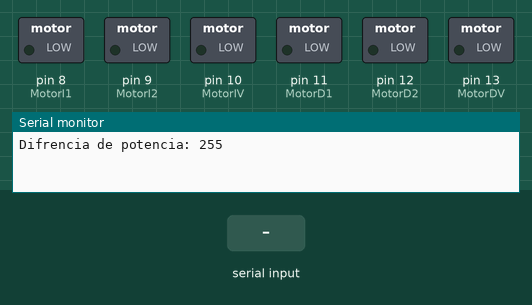
Recording of a sketch running on a simulated Arduino Uno, built with avr-gcc and run on an emulated ATmega328P. On the bench: switched loads named in the sketch (green lamp = pin HIGH), the last lines printed to the serial monitor. The test bench sets the inputs (shaded band).

Above: at 1.2 s.
1.3 s: "90,45\n" received over Serial
At 2.8 s:
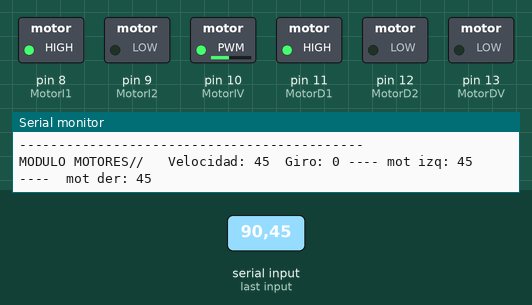
3.6 s: "30,150\n" received over Serial
At 5.1 s:
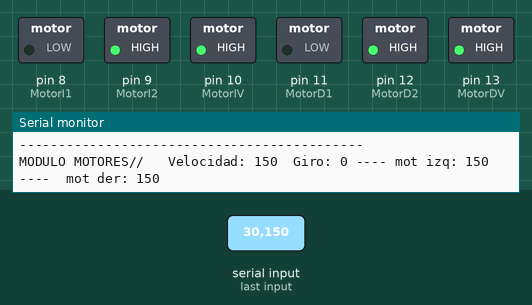
5.8 s: "5\n" received over Serial
At 6.7 s:
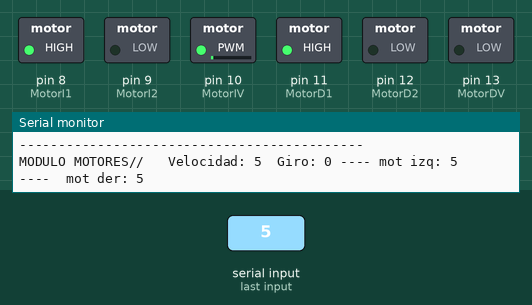
7.4 s: "200\n" received over Serial
At 8.7 s:
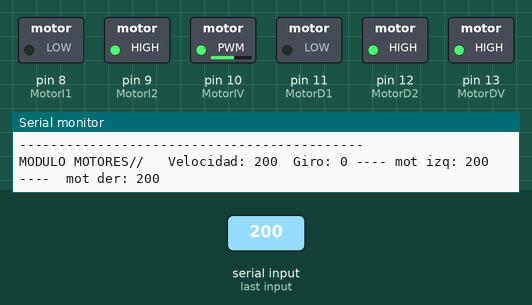
9.0 s: "90\n" received over Serial
At 10.4 s:
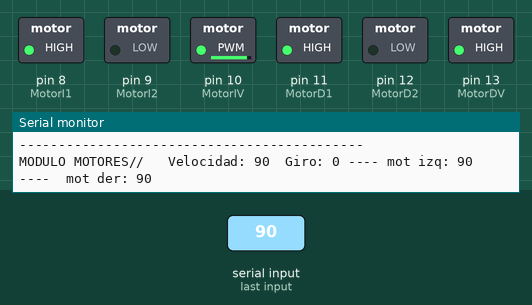
Timing chart, 0 to 11.6 s (numbered marks = the images above; inputs shaded):
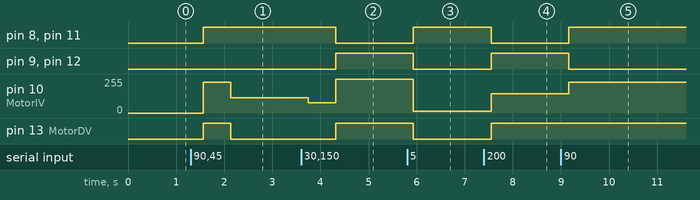

The sketch:

Prueva_vel_motor.ino
```cpp
//Librerias
#include "Wire.h"

//------------------------------------------------------
//      CONFIGURACIONES
//------------------------------------------------------

// Configuracion del recorrido util de potencia del motor
int Pmin = 0; //potencia minima para mover el motor
int Pmax = 255; //Potencia maxima de salida
int Ptotal = Pmax - Pmin; //Difrencia entre min y max (Calculos internos)


//------------------------------------------------------
//      OTRAS VARIABLES
//------------------------------------------------------

//inicializacion de variables para funcion Motores()
int VelocidadAnterior = 0;
int GiroAnterior = 0;

int data = 0;
int vel = 0;

//------------------------------------------------------
//      SALIDAS DIGITALES
//------------------------------------------------------

// Definimos los pines de los motores
#define MotorI1 8   //Motor Izquierdo Adelante
#define MotorI2 9   //Motor Izquierdo Atras
#define MotorIV 10  //Potencia motor
#define MotorD1 11  //Motor Derecho Adelante
#define MotorD2 12  //Motor Derecho atras
#define MotorDV 13  //Potencia motor

/*
Modulo de control de los motores:
Este controla la velocidad de los motores a izquierda y derecha.
esta pensado para llevar 2 motores
Acepta variables Velocidad y giro en % (de 0 a 100)
Se encarga del calculo para conseguir que los motores funcionen correctamente
Cambiando Pmin y Pmax se ajusta el recorrido util de la potencia del motor
*/

int Motores(int Velocidad, int Giro){
  //Una variable por motor (regula la velocidad por separado)
  int motorD = Velocidad;
  int motorI = Velocidad;
  if (Giro > 0) { //si el giro es a la derecha quito velocidad al motor derecho
    motorD = motorD - Giro;
  }
  if (Giro < 0){ //Si el giro es a la izquierda quito velocidad al motor izquierdo
    motorI = motorI - Giro;
  }

  //----------------------------------------------------------------------------
  //SALIDA POR PANTALLA /*
  if (Velocidad != VelocidadAnterior || Giro != GiroAnterior){
    VelocidadAnterior = Velocidad;
    GiroAnterior = Giro;

    Serial.print("\n\n\n\n");
    Serial.println("--------------------------------------------");
    Serial.print("MODULO MOTORES//  ");
    Serial.print(" Velocidad: ");
    Serial.print(Velocidad);
    Serial.print("  Giro: ");
    Serial.print(Giro);
    Serial.print(" ---- mot izq: ");
    Serial.print(motorD);
    Serial.print(" ----  mot der: ");
    Serial.println(motorI);
  } //*/
  //----------------------------------------------------------------------------

  if (motorI == 0) { //Si la velocidad es 0% ajusta la potencia a 0 en motor izquierdo
    motorI = 0;
  }
  else {
    if (motorI > 0){
      motorI = Pmin + (Ptotal * motorI / 100);
    }
    else{
      motorI = -Pmin + (Ptotal * motorI / 100);
    }
  }

  if (motorD == 0) { //Si la velocidad es 0% ajusta la potencia a 0 en motor derecho
    motorD = 0;
  }
  else {
     if (motorD > 0){
      motorD = Pmin + (Ptotal * motorD / 100);
    }
    else{
      motorD = -Pmin + (Ptotal * motorD / 100);
    }
  }

  Motores_Salida(motorI, motorD);
}

int Motores_Salida(int VIzquierda, int VDerecha) {

  if(VIzquierda > 0) {
    digitalWrite(MotorI1, HIGH);
    digitalWrite(MotorI2, LOW);
    analogWrite(MotorIV, VIzquierda);
  }
  else if(VIzquierda < 0) {
    VIzquierda = 0 - VIzquierda;
    digitalWrite(MotorI1, LOW);
    digitalWrite(MotorI2, HIGH);
    analogWrite(MotorIV, VIzquierda);
  }
  else {
    digitalWrite(MotorI1, LOW);
    digitalWrite(MotorI2, LOW);
    analogWrite(MotorIV, 0);
  }
  if(VDerecha > 0) {
    digitalWrite(MotorD1, HIGH);
    digitalWrite(MotorD2, LOW);
    analogWrite(MotorDV, VDerecha);
  }
  else if(VDerecha < 0) {
    VDerecha = 0 - VDerecha;
    digitalWrite(MotorD1, LOW);
    digitalWrite(MotorD2, HIGH);
    analogWrite(MotorDV, VDerecha);

  }
  else {
    digitalWrite(MotorD1, LOW);
    digitalWrite(MotorD2, LOW);
    analogWrite(MotorDV, 0);
  }
}


void setup() {
  Serial.begin(9600);
  Serial.setTimeout(50);
  Serial.print("Difrencia de potencia: ");
  Serial.println(Ptotal); //Difrencia entre Vmin y Vmax para calcular el voltaje util del motor
  pinMode(MotorI1, OUTPUT);
  pinMode(MotorD1, OUTPUT);
  pinMode(MotorI2, OUTPUT);
  pinMode(MotorD2, OUTPUT);
}

void loop() {
  if (Serial.available())
   {
      data = Serial.parseInt();
   }
   if (data != 0){
    vel =  data;
   }
  Motores(vel, 0);
  delay(500);
}
```

Measured:
- after the input at 1.3 s, pin 8 (MotorI1), pin 11 (MotorD1): LOW → HIGH after 0.27 s; pin 10 (MotorIV): 0/255 → 229/255 after 0.27 s, → 114/255 0.57 s later; pin 13 (MotorDV): LOW → HIGH after 0.27 s, → LOW 0.57 s later
- after the input at 3.6 s, pin 8 (MotorI1), pin 11 (MotorD1): HIGH → LOW after 0.72 s; pin 9 (MotorI2), pin 12 (MotorD2), pin 13 (MotorDV): LOW → HIGH after 0.72 s; pin 10 (MotorIV): 114/255 → 76/255 after 0.15 s, → 255/255 0.57 s later
- after the input at 5.8 s, pin 8 (MotorI1), pin 11 (MotorD1): LOW → HIGH after 0.13 s; pin 9 (MotorI2), pin 12 (MotorD2), pin 13 (MotorDV): HIGH → LOW after 0.13 s; pin 10 (MotorIV): 255/255 → 12/255 after 0.13 s
- after the input at 7.4 s, pin 8 (MotorI1), pin 11 (MotorD1): HIGH → LOW after 0.15 s; pin 9 (MotorI2), pin 12 (MotorD2), pin 13 (MotorDV): LOW → HIGH after 0.15 s; pin 10 (MotorIV): 12/255 → 145/255 after 0.15 s
- after the input at 9.0 s, pin 8 (MotorI1), pin 11 (MotorD1): LOW → HIGH after 0.16 s; pin 9 (MotorI2), pin 12 (MotorD2): HIGH → LOW after 0.16 s; pin 10 (MotorIV): 145/255 → 229/255 after 0.16 s
